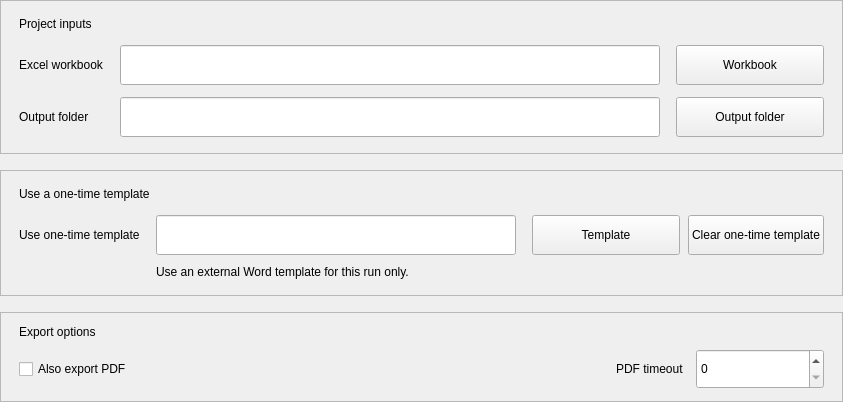
<?xml version="1.0" encoding="UTF-8"?>
<ui version="4.0">
 <class>SetupPageForm</class>
 <widget class="QWidget" name="setupPageForm">
  <layout class="QVBoxLayout" name="rootLayout">
   <property name="spacing">
    <number>16</number>
   </property>
   <property name="leftMargin">
    <number>0</number>
   </property>
   <property name="topMargin">
    <number>0</number>
   </property>
   <property name="rightMargin">
    <number>0</number>
   </property>
   <property name="bottomMargin">
    <number>0</number>
   </property>
   <item>
    <widget class="QFrame" name="formCard">
     <property name="frameShape">
      <enum>QFrame::StyledPanel</enum>
     </property>
     <property name="objectName">
      <string notr="true">workflowCard</string>
     </property>
     <layout class="QVBoxLayout" name="formCardLayout">
      <property name="spacing">
       <number>14</number>
      </property>
      <property name="leftMargin">
       <number>18</number>
      </property>
      <property name="topMargin">
       <number>16</number>
      </property>
      <property name="rightMargin">
       <number>18</number>
      </property>
      <property name="bottomMargin">
       <number>16</number>
      </property>
      <item>
       <widget class="QFrame" name="formCardTitleBar">
        <property name="frameShape">
         <enum>QFrame::NoFrame</enum>
        </property>
        <property name="objectName">
         <string notr="true">workflowCardTitleBar</string>
        </property>
        <layout class="QHBoxLayout" name="formCardTitleLayout">
         <property name="spacing">
          <number>0</number>
         </property>
         <property name="leftMargin">
          <number>0</number>
         </property>
         <property name="topMargin">
          <number>0</number>
         </property>
         <property name="rightMargin">
          <number>0</number>
         </property>
         <property name="bottomMargin">
          <number>0</number>
         </property>
         <item>
          <widget class="QLabel" name="formCardTitle">
           <property name="objectName">
            <string notr="true">workflowCardTitle</string>
           </property>
           <property name="text">
            <string>Project inputs</string>
           </property>
          </widget>
         </item>
        </layout>
       </widget>
      </item>
      <item>
       <layout class="QGridLayout" name="formLayout">
        <property name="horizontalSpacing">
         <number>16</number>
        </property>
        <property name="verticalSpacing">
         <number>12</number>
        </property>
        <item row="0" column="0">
         <widget class="QLabel" name="excelLabel">
          <property name="objectName">
           <string notr="true">workflowFieldLabel</string>
          </property>
          <property name="text">
           <string>Excel workbook</string>
          </property>
         </widget>
        </item>
        <item row="0" column="1">
         <widget class="QWidget" name="excelInputContainer" native="true">
          <layout class="QHBoxLayout" name="excelInputLayout">
           <property name="spacing">
            <number>0</number>
           </property>
           <property name="leftMargin">
            <number>0</number>
           </property>
           <property name="topMargin">
            <number>0</number>
           </property>
           <property name="rightMargin">
            <number>0</number>
           </property>
           <property name="bottomMargin">
            <number>0</number>
           </property>
           <item>
            <widget class="QLineEdit" name="excelLineEdit">
             <property name="minimumSize">
              <size>
               <width>360</width>
               <height>40</height>
              </size>
             </property>
             <property name="clearButtonEnabled">
              <bool>true</bool>
             </property>
            </widget>
           </item>
          </layout>
         </widget>
        </item>
        <item row="0" column="2">
         <widget class="QPushButton" name="excelBrowseButton">
          <property name="minimumSize">
           <size>
            <width>148</width>
            <height>40</height>
           </size>
          </property>
          <property name="text">
           <string>Workbook</string>
          </property>
         </widget>
        </item>
        <item row="1" column="0">
         <widget class="QLabel" name="outputLabel">
          <property name="objectName">
           <string notr="true">workflowFieldLabel</string>
          </property>
          <property name="text">
           <string>Output folder</string>
          </property>
         </widget>
        </item>
        <item row="1" column="1">
         <widget class="QWidget" name="outputInputContainer" native="true">
          <layout class="QHBoxLayout" name="outputInputLayout">
           <property name="spacing">
            <number>0</number>
           </property>
           <property name="leftMargin">
            <number>0</number>
           </property>
           <property name="topMargin">
            <number>0</number>
           </property>
           <property name="rightMargin">
            <number>0</number>
           </property>
           <property name="bottomMargin">
            <number>0</number>
           </property>
           <item>
            <widget class="QLineEdit" name="outputLineEdit">
             <property name="minimumSize">
              <size>
               <width>360</width>
               <height>40</height>
              </size>
             </property>
             <property name="clearButtonEnabled">
              <bool>true</bool>
             </property>
            </widget>
           </item>
          </layout>
         </widget>
        </item>
        <item row="1" column="2">
         <widget class="QPushButton" name="outputBrowseButton">
          <property name="minimumSize">
           <size>
            <width>148</width>
            <height>40</height>
           </size>
          </property>
          <property name="text">
           <string>Output folder</string>
          </property>
         </widget>
        </item>
       </layout>
      </item>
     </layout>
    </widget>
   </item>
   <item>
    <widget class="QFrame" name="templateOverrideCard">
     <property name="frameShape">
      <enum>QFrame::StyledPanel</enum>
     </property>
     <property name="objectName">
      <string notr="true">workflowCard</string>
     </property>
     <layout class="QVBoxLayout" name="templateOverrideCardLayout">
      <property name="spacing">
       <number>14</number>
      </property>
      <property name="leftMargin">
       <number>18</number>
      </property>
      <property name="topMargin">
       <number>16</number>
      </property>
      <property name="rightMargin">
       <number>18</number>
      </property>
      <property name="bottomMargin">
       <number>16</number>
      </property>
      <item>
       <widget class="QFrame" name="templateOverrideTitleBar">
        <property name="frameShape">
         <enum>QFrame::NoFrame</enum>
        </property>
        <property name="objectName">
         <string notr="true">workflowCardTitleBar</string>
        </property>
        <layout class="QHBoxLayout" name="templateOverrideTitleLayout">
         <property name="spacing">
          <number>0</number>
         </property>
         <property name="leftMargin">
          <number>0</number>
         </property>
         <property name="topMargin">
          <number>0</number>
         </property>
         <property name="rightMargin">
          <number>0</number>
         </property>
         <property name="bottomMargin">
          <number>0</number>
         </property>
         <item>
          <widget class="QLabel" name="templateOverrideTitle">
           <property name="objectName">
            <string notr="true">workflowCardTitle</string>
           </property>
           <property name="text">
            <string>Use a one-time template</string>
           </property>
          </widget>
         </item>
        </layout>
       </widget>
      </item>
      <item>
       <layout class="QGridLayout" name="templateOverrideFormLayout">
        <property name="horizontalSpacing">
         <number>16</number>
        </property>
        <property name="verticalSpacing">
         <number>10</number>
        </property>
        <item row="0" column="0">
         <widget class="QLabel" name="templateOverrideLabel">
          <property name="objectName">
           <string notr="true">workflowFieldLabel</string>
          </property>
          <property name="text">
           <string>Use one-time template</string>
          </property>
         </widget>
        </item>
        <item row="0" column="1">
         <widget class="QWidget" name="templateOverrideInputContainer" native="true">
          <layout class="QHBoxLayout" name="templateOverrideInputLayout">
           <property name="spacing">
            <number>0</number>
           </property>
           <property name="leftMargin">
            <number>0</number>
           </property>
           <property name="topMargin">
            <number>0</number>
           </property>
           <property name="rightMargin">
            <number>0</number>
           </property>
           <property name="bottomMargin">
            <number>0</number>
           </property>
           <item>
            <widget class="QLineEdit" name="templateOverrideLineEdit">
             <property name="minimumSize">
              <size>
               <width>360</width>
               <height>40</height>
              </size>
             </property>
             <property name="clearButtonEnabled">
              <bool>true</bool>
             </property>
            </widget>
           </item>
          </layout>
         </widget>
        </item>
        <item row="0" column="2">
         <widget class="QWidget" name="templateOverrideActions" native="true">
          <layout class="QHBoxLayout" name="templateOverrideActionsLayout">
           <property name="spacing">
            <number>8</number>
           </property>
           <property name="leftMargin">
            <number>0</number>
           </property>
           <property name="topMargin">
            <number>0</number>
           </property>
           <property name="rightMargin">
            <number>0</number>
           </property>
           <property name="bottomMargin">
            <number>0</number>
           </property>
           <item>
            <widget class="QPushButton" name="templateOverrideBrowseButton">
             <property name="minimumSize">
              <size>
               <width>148</width>
               <height>40</height>
              </size>
             </property>
             <property name="text">
              <string>Template</string>
             </property>
            </widget>
           </item>
           <item>
            <widget class="QPushButton" name="clearOverrideButton">
             <property name="minimumSize">
              <size>
               <width>110</width>
               <height>40</height>
              </size>
             </property>
             <property name="text">
              <string>Clear one-time template</string>
             </property>
            </widget>
           </item>
          </layout>
         </widget>
        </item>
        <item row="1" column="1" colspan="2">
         <widget class="QLabel" name="templateOverrideHint">
          <property name="objectName">
           <string notr="true">workflowHint</string>
          </property>
          <property name="text">
           <string>Use an external Word template for this run only.</string>
          </property>
          <property name="wordWrap">
           <bool>true</bool>
          </property>
         </widget>
        </item>
       </layout>
      </item>
     </layout>
    </widget>
   </item>
   <item>
   <widget class="QFrame" name="optionsCard">
     <property name="sizePolicy">
      <sizepolicy hsizetype="Preferred" vsizetype="Maximum">
       <horstretch>0</horstretch>
       <verstretch>0</verstretch>
      </sizepolicy>
     </property>
     <property name="frameShape">
      <enum>QFrame::StyledPanel</enum>
     </property>
     <property name="objectName">
      <string notr="true">workflowCard</string>
     </property>
     <layout class="QVBoxLayout" name="optionsCardLayout">
      <property name="spacing">
       <number>10</number>
      </property>
      <property name="leftMargin">
       <number>18</number>
      </property>
      <property name="topMargin">
       <number>12</number>
      </property>
      <property name="rightMargin">
       <number>18</number>
      </property>
      <property name="bottomMargin">
       <number>12</number>
      </property>
      <item>
       <widget class="QFrame" name="optionsTitleBar">
        <property name="frameShape">
         <enum>QFrame::NoFrame</enum>
        </property>
        <property name="objectName">
         <string notr="true">workflowCardTitleBar</string>
        </property>
        <layout class="QHBoxLayout" name="optionsTitleLayout">
         <property name="spacing">
          <number>0</number>
         </property>
         <property name="leftMargin">
          <number>0</number>
         </property>
         <property name="topMargin">
          <number>0</number>
         </property>
         <property name="rightMargin">
          <number>0</number>
         </property>
         <property name="bottomMargin">
          <number>0</number>
         </property>
         <item>
          <widget class="QLabel" name="optionsTitle">
           <property name="objectName">
            <string notr="true">workflowCardTitle</string>
           </property>
           <property name="text">
            <string>Export options</string>
           </property>
          </widget>
         </item>
        </layout>
       </widget>
      </item>
      <item>
       <layout class="QHBoxLayout" name="exportRow">
        <property name="spacing">
         <number>12</number>
        </property>
        <item>
         <widget class="QCheckBox" name="exportPdfCheckBox">
          <property name="text">
           <string>Also export PDF</string>
          </property>
         </widget>
        </item>
        <item>
         <spacer name="optionsStretch">
          <property name="orientation">
           <enum>Qt::Horizontal</enum>
          </property>
          <property name="sizeHint" stdset="0">
           <size>
            <width>40</width>
            <height>20</height>
           </size>
          </property>
         </spacer>
        </item>
        <item>
         <widget class="QLabel" name="pdfTimeoutLabel">
          <property name="objectName">
           <string notr="true">workflowFieldLabel</string>
          </property>
          <property name="text">
           <string>PDF timeout</string>
          </property>
         </widget>
        </item>
        <item>
         <widget class="QSpinBox" name="pdfTimeoutSpinBox">
          <property name="minimumSize">
           <size>
            <width>128</width>
            <height>40</height>
           </size>
          </property>
         </widget>
        </item>
       </layout>
      </item>
     </layout>
    </widget>
   </item>
  </layout>
 </widget>
 <resources/>
 <connections/>
</ui>
